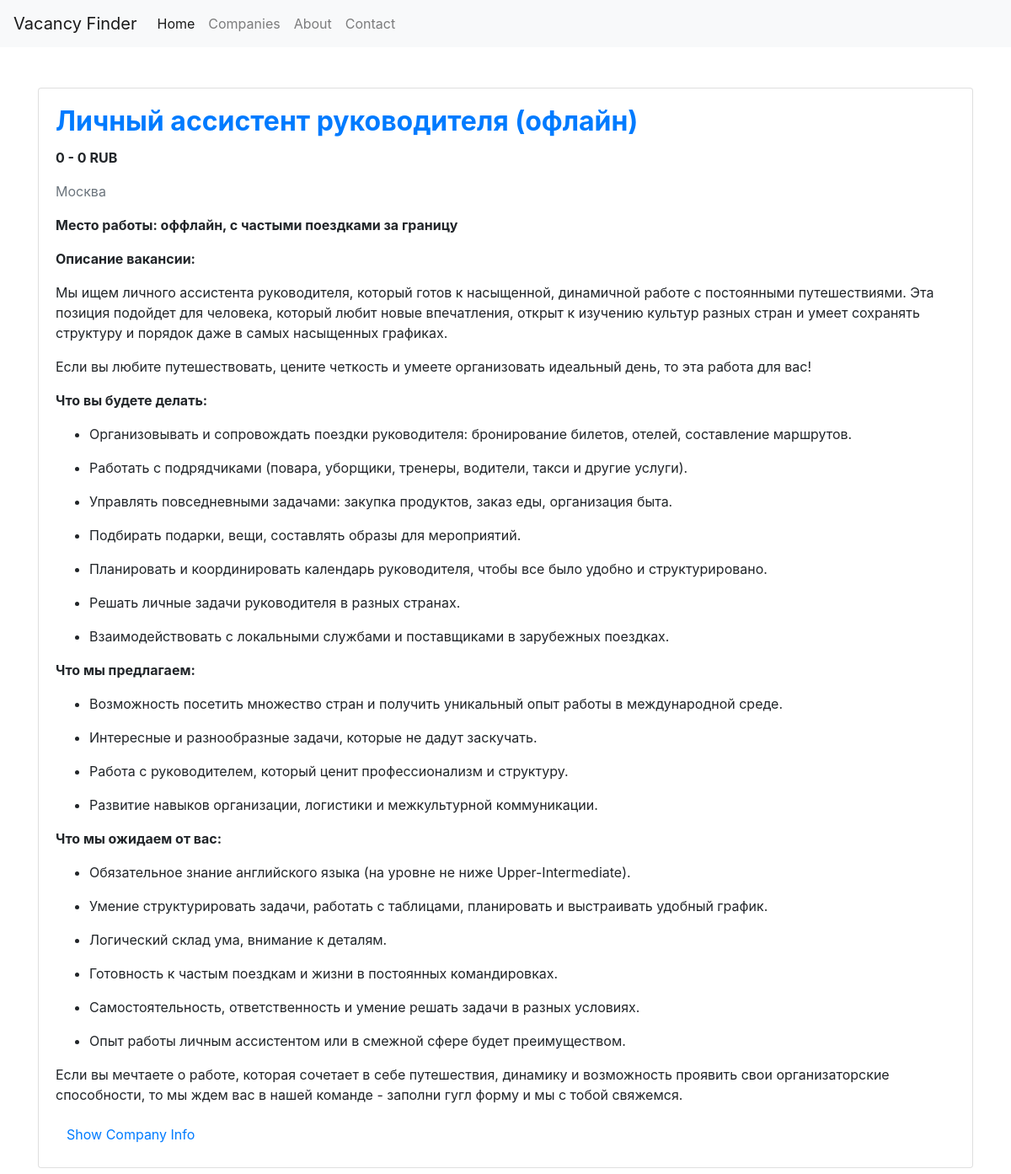
The app's page /vacancy/1893484 with its own data.
### finder_parser/models/vacancy.py (models this page shows, shortened)
class Vacancy(Base):
    __tablename__ = 'vacancies'
    id = Column(Integer, primary_key=True)
    vacancy_id = Column(Integer, unique=True, nullable=False)
    title = Column(String, nullable=False)
    description = Column(Text, nullable=False)
    salary_from = Column(Integer, nullable=True)
    salary_to = Column(Integer, nullable=True)
    currency_symbol = Column(String, nullable=True)
    contacts = Column(String, nullable=True)  # Хранение контактов в формате JSON
    @property
    def contacts_dict(self):
        contacts = json.loads(self.contacts) if self.contacts else []
        phone = next((item['value'] for item in contacts if item['type'] == 'phone'), None)
        email = next((item['value'] for item in contacts if item['type'] == 'email'), None)
        return {'phone': phone, 'email': email}
    company_info = Column(String, nullable=True)  # Хранение информации о компании в формате JSON
    @property
    def company_info_dict(self):
        return json.loads(self.company_info) if self.company_info else {}
    locations = Column(String, nullable=True)  # Хранение местоположений в формате JSON
    @property
    def locations_list(self):
        return json.loads(self.locations) if self.locations else []

### flask_app/app.py (the view)
@app.route('/vacancy/<int:vacancy_id>')
def vacancy(vacancy_id):
    vacancy = session.query(Vacancy).filter_by(vacancy_id=vacancy_id).first()
    if vacancy is None:
        return "Vacancy not found", 404
    return render_template('vacancy.html', vacancy=vacancy)

### flask_app/templates/vacancy.html (shortened to what this page needs)
{% extends "base.html" %}
{% block content %}
<div class="row">
    <div class="col-12 mb-4">
        <div class="card">
            <div class="card-body">
                <h2 class="card-title"><a href="https://finder.work/vacancies/{{vacancy.vacancy_id}}"
                        class="text-primary font-weight-bold">{{ vacancy.title }}</a></h5>
                    <p class="card-text font-weight-bold">{{ vacancy.salary_from }} - {{ vacancy.salary_to }} {{
                        vacancy.currency_symbol }}</p>
                    <p class="card-text text-muted">
                        {% for location in vacancy.locations_list %}
                        {{ location.name }}
                        {% endfor %}
                    </p>
                    <p class="card-text">{{ vacancy.description | safe }}</p>
                    <button class="btn btn-link" type="button" data-toggle="collapse" data-target="#companyInfo"
                        aria-expanded="false" aria-controls="companyInfo">
                        Show Company Info
                    </button>
                </h2>
            </div>
        </div>
    </div>
</div>
</div>
{% endblock %}

### flask_app/static/css/styles.css (style rules this page uses)
.card-body { flex: 1; overflow-y: auto; }

### records on screen
Vacancy: title "Личный ассистент руководителя (офлайн)", salary_from "0", salary_to "0", currency_symbol "RUB", description "Место работы: оффлайн, с частыми поездками за границу Описание вакансии: Мы ищем личного ассистента руководителя, который готов к насыщенной, динамичной работе с постоянными путешествиями. Эта позиция подойдет для человека, который любит новые впечатления, открыт к изучению культур разных стран и умеет сохранять структуру и порядок даже в самых насыщенных графиках. Если вы любите путешествовать, цените четкость и умеете организовать идеальный день, то эта работа для вас! Что вы будете делать: Организовывать и сопровождать поездки руководителя: бронирование билетов, отелей, составление маршрутов. Работать с подрядчиками (повара, уборщики, тренеры, водители, такси и другие услуги). Управлять…"

### other values on screen
{{ location.name }} "Москва"
